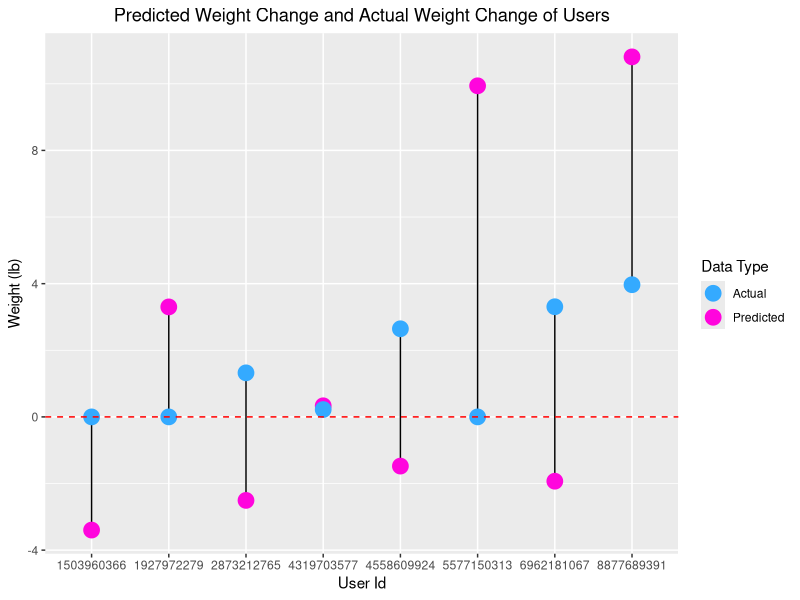
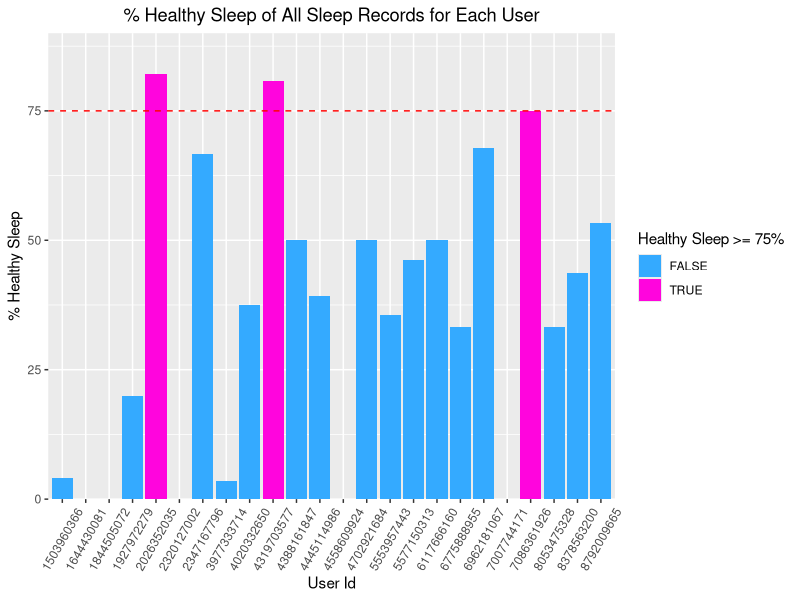
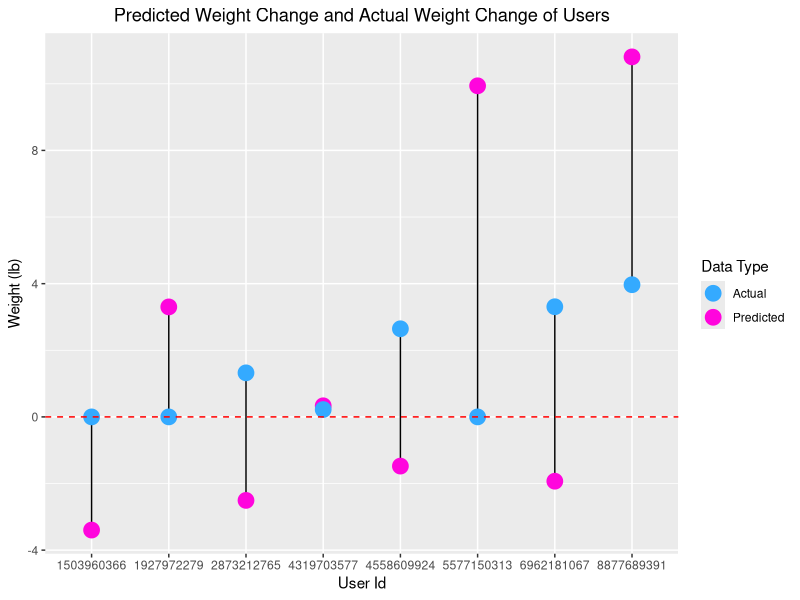
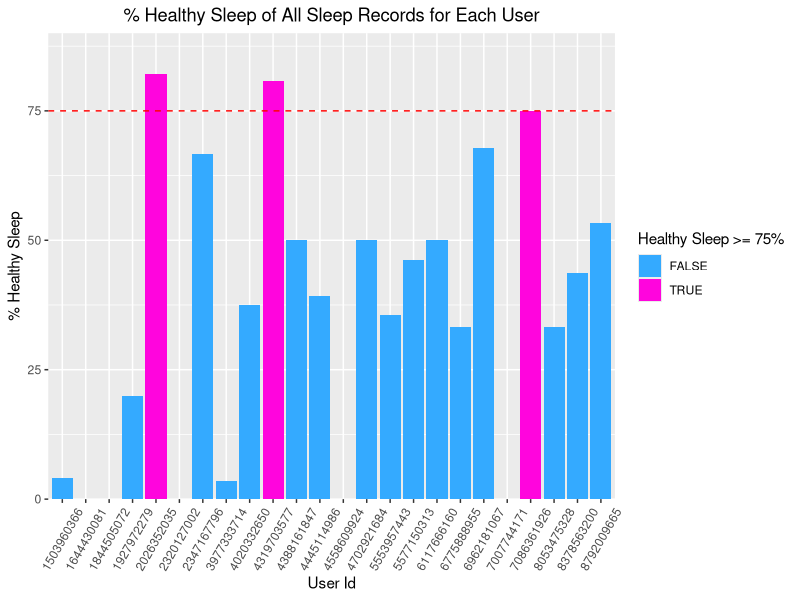

The R source for these figures, in order:
install.packages('tidyverse')
# install.packages('skimr')
# install.packages('janitor')

library(tidyverse)
library(ggplot2)

# Read the CSV created from BigQuery
weightdiff_predicted_actual <- read.csv("data/created/weightdiff_pred_actual_merged.csv")

# Change the Id column to string so that it's not shown in scientific notation
weightdiff_predicted_actual$Id <- as.character(weightdiff_predicted_actual$Id)

# Creating a list to add manual legend
data_colors <- c('Predicted'='#ff05dd', 'Actual'='#34aaff')

# Create a scatter plot with users' predicted and actual weight differences
ggplot(weightdiff_predicted_actual, aes(x=Id)) +
  geom_segment(aes(x=Id, xend=Id, y=weightloss_pred_lb, yend=weight_diff_lb)) +
  geom_point(aes(y=weightloss_pred_lb, color='Predicted'),size=5) + 
  geom_point(aes(y=weight_diff_lb, color = 'Actual'),size=5) +
  geom_hline(yintercept=0, linetype="dashed", color = "red") +
  ggtitle("Predicted Weight Change and Actual Weight Change of Users") + 
  theme(plot.title=element_text(hjust=0.5)) +
  labs(x="User Id", y="Weight (lb)", color="Data Type") + 
  scale_color_manual(values=data_colors)

# Save the scatter plot
ggsave("Users' Predicted vs Actual Weight Change.jpg")

# Show how much healthy hours of sleep users are getting
sleep <- read.csv("data/created/users_sleep_healthy.csv")

# Clean the sleep data so that rows with 0 are omitted
cleaned_sleep <- filter(sleep, 
                        avg_asleep_minutes != 0, 
                        avg_time_in_bed != 0,
                        avg_time_in_bed_awake != 0)

# Change User Id type from integer to string
cleaned_sleep$Id <- as.character(cleaned_sleep$Id)

# Create a bar plot that shows % of healthy sleep each user got
cleaned_sleep %>%
  ggplot2::ggplot(aes(x=Id,y=percent_healthy_sleep,fill=percent_healthy_sleep >= 75)) + 
    geom_bar(stat='identity') +
    geom_hline(yintercept=75, linetype="dashed", color = "red") +
    theme(axis.text.x=element_text(angle=60,vjust=0.5)) +
    scale_fill_manual(values = c('#34aaff','#ff05dd'), labels=c('T'='>=75','F'='<75')) + 
    scale_y_continuous(expand=c(0,0), limits=c(0,90)) +
    ggtitle("% Healthy Sleep of All Sleep Records for Each User") +
    theme(plot.title = element_text(hjust=0.5)) + 
    labs(x="User Id", y="% Healthy Sleep",fill='Healthy Sleep >= 75%')

# Save the bar plot
ggsave("Healthy Sleep Percentage for Each User.jpg")
